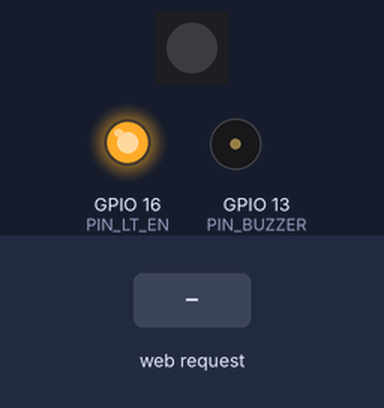
Recording of a sketch running on a simulated ESP8266 (NodeMCU). Parts: 1 RGB LEDs in strip order, left to right, output pins drawn as LEDs (lit = HIGH), buzzer (waves = sounding, pin HIGH). The test bench sets the inputs (shaded band). Dim RGB values are drawn brighter than linear; random numbers use the default seed unless the sketch sets one.

Above: at 1.2 s.
1.3 s: HTTP request GET /led received
At 1.9 s:
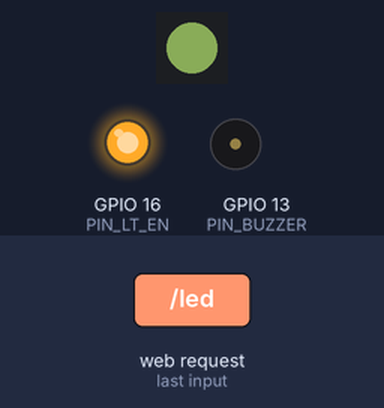
2.8 s: HTTP request GET /led received
At 4.0 s:
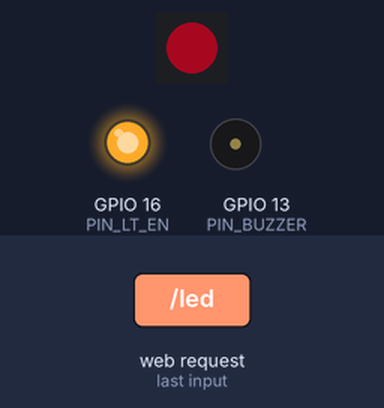
4.3 s: HTTP request GET /led received
At 5.4 s:
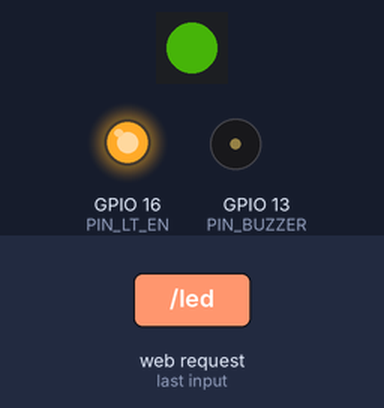
5.8 s: HTTP request GET /led received
At 6.5 s:
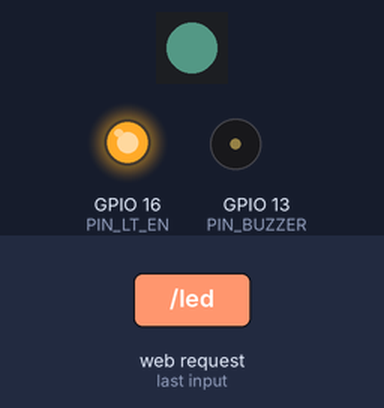
Timing chart, 0 to 8.3 s (numbered marks = the images above; inputs shaded):
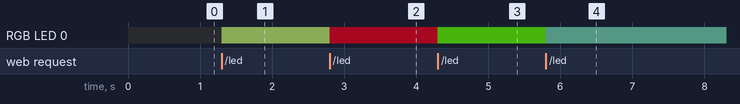

Measured:
- after the input at 1.3 s, RGB LED 0: off → RGB(39, 49, 25) at once
- after the input at 2.8 s, RGB LED 0: RGB(39, 49, 25) → RGB(42, 2, 8) at once
- after the input at 4.3 s, RGB LED 0: RGB(42, 2, 8) → RGB(24, 62, 3) at once
- after the input at 5.8 s, RGB LED 0: RGB(24, 62, 3) → RGB(13, 24, 21) at once

The sketch:

basicServer.ino
```cpp
#include <Adafruit_NeoPixel.h>
#include <ESP8266WiFi.h>
#include <ESP8266WebServer.h>

#define PIN_BUTTON 0
#define PIN_BUZZER  13
#define PIN_LED   15
#define PIN_LT_EN 16

ESP8266WebServer server(80);

// create pixel object
Adafruit_NeoPixel pixel = Adafruit_NeoPixel(1, PIN_LED, NEO_GRB + NEO_KHZ800);

void on_homepage() {
  server.send(200, "text/html", "<h1>Hello from SquareWear Wifi!</h1>");
}

void on_led() {
  int r = random(0, 64);
  int g = random(0, 64);
  int b = random(0, 64);
  pixel.setPixelColor(0, pixel.Color(r, g, b));
  pixel.show();

  String html = "<h1>Current LED color (";
  html += r;
  html += ",";
  html += g;
  html += ",";
  html += b;
  html += ")</h1>";
  server.send(200, "text/html", html);
}

void on_status() {
  String html = "";
  html += "{\"button\":";
  html += (1-digitalRead(PIN_BUTTON));
  html += ",\"light\":";
  html += (analogRead(A0));
  html += "}";
  server.send(200, "text/html", html);
}

void on_sound(){
  if(digitalRead(PIN_BUTTON) == 1){
    analogWrite(PIN_BUZZER, random(10, 200));
  }
}

void setup(void){
  pixel.begin();
  pixel.show();

  pinMode(PIN_BUZZER, OUTPUT);
  pinMode(PIN_LT_EN, OUTPUT);
  digitalWrite(PIN_LT_EN, HIGH);

  WiFi.mode(WIFI_AP);
  WiFi.softAP(get_ap_name().c_str());

  server.on("/", on_homepage);
  server.on("/js", on_status);
  server.on("/led", on_led);
  server.on("/sound", on_sound);

  server.begin();
}

void loop(void){
  server.handleClient();
}

char dec2hex(byte dec) {
  if(dec<10) return '0'+dec;
  else return 'A'+(dec-10);
}

String get_ap_name() {
  static String ap_name = "";
  if(!ap_name.length()) {
    byte mac[6];
    WiFi.macAddress(mac);
    ap_name = "SW_";
    for(byte i=3;i<6;i++) {
      ap_name += dec2hex((mac[i]>>4)&0x0F);
      ap_name += dec2hex(mac[i]&0x0F);
    }
  }
  return ap_name;
}
```
